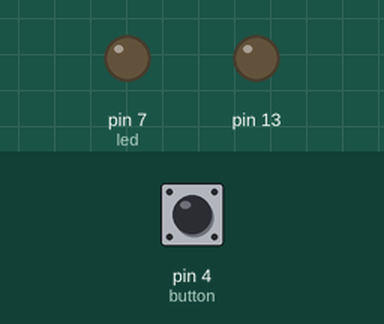
A sketch run on a simulated Arduino Mega 2560, built with avr-gcc and run on an emulated ATmega2560. Shown: output pins drawn as LEDs (lit = HIGH). Inputs (shaded band) come from the test bench; at power-on: pin 4 (button) HIGH. No radio packets arrive unless stated.

Above: at 1.2 s.
1.3 s: pin 4 (button) pulled LOW for 1 s
At 1.7 s:
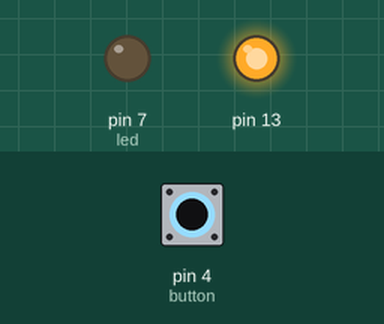
5.7 s: pin 4 (button) pulled LOW for 3.2 s
At 10.3 s:
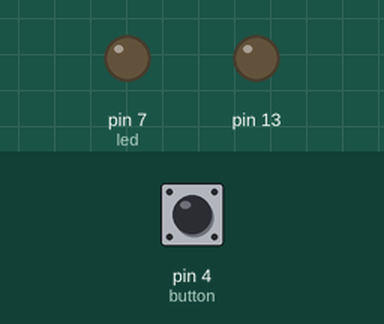
Timing chart, 0 to 11.8 s (numbered marks = the images above; inputs shaded):
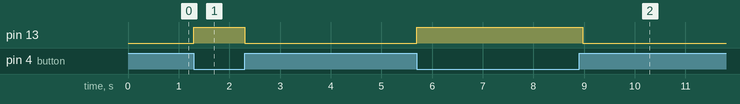

The sketch:

temp_uno_test.ino
```cpp
/* MEGA Pins:
    CE = 9
    CSN = 8
    SCK = 52
    MOSI = 51
    MISO = 50
    NRF24L01+ Documentation: https://nrf24.github.io/RF24/
*/

//RECEIVER CODE
#include <SPI.h>
#include <nRF24L01.h>
#include <RF24.h>

RF24 radio(9, 8);

int led = 7;
int button = 4;

int availableSetting[2];
bool doorbellSetting[2];
const byte address[6] = "ALARM";

void setup() {
  pinMode(led, OUTPUT);
  pinMode(13, OUTPUT);
  pinMode(button, INPUT_PULLUP);

  Serial.begin(9600);
  radio.begin();
  radio.openReadingPipe(0, address);
  radio.setPALevel(RF24_PA_LOW); //MIN, LOW, or HIGH
  radio.startListening(); //RECEIVER

  digitalWrite(13, LOW);
}

void loop() {
  if (radio.available()) {

    radio.read(&availableSetting[0], sizeof(availableSetting[0]));

    if (availableSetting[0] == 1) {
      digitalWrite(led, HIGH);
    }

    if (availableSetting[0] == 2) {
      digitalWrite(led, LOW);
    }

    Serial.println(availableSetting[0]);
  }

  if (digitalRead(button) == LOW) {

    doorbellSetting[0] = true;

    digitalWrite(13, HIGH);

    //Switching to Transmitter Mode
    radio.openWritingPipe(address);
    radio.stopListening();
    radio.write(&doorbellSetting[0], sizeof(doorbellSetting[0]));

    delay(250);

    //Return to Receiver Mode
    radio.startListening();

    digitalWrite(13, LOW);
  }
}
```

Measured:
- after the input at 1.3 s, pin 13: LOW → HIGH at once, → LOW 1.0 s later
- after the input at 5.7 s, pin 13: LOW → HIGH at once, → LOW 3.3 s later
